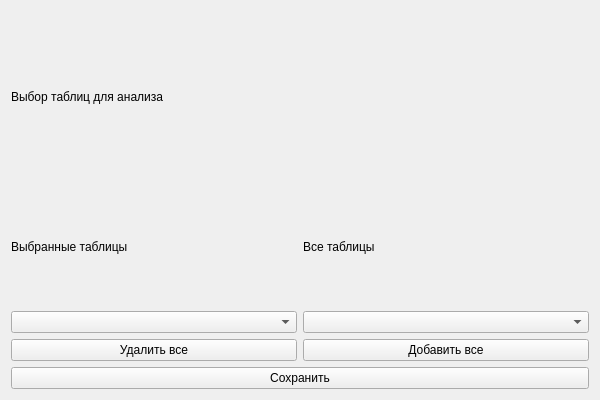
<?xml version="1.0" encoding="UTF-8"?>
<ui version="4.0">
 <class>Form</class>
 <widget class="QWidget" name="Form">
  <property name="geometry">
   <rect>
    <x>0</x>
    <y>0</y>
    <width>600</width>
    <height>400</height>
   </rect>
  </property>
  <property name="windowTitle">
   <string>Form</string>
  </property>
  <layout class="QHBoxLayout" name="horizontalLayout_2">
   <item>
    <layout class="QVBoxLayout" name="verticalLayout">
     <item>
      <widget class="QLabel" name="label">
       <property name="text">
        <string>Выбор таблиц для анализа</string>
       </property>
      </widget>
     </item>
     <item>
      <layout class="QHBoxLayout" name="horizontalLayout">
       <item>
        <layout class="QVBoxLayout" name="verticalLayout_2">
         <item>
          <widget class="QLabel" name="label_2">
           <property name="text">
            <string>Выбранные таблицы</string>
           </property>
          </widget>
         </item>
         <item>
          <widget class="QComboBox" name="comboBox"/>
         </item>
         <item>
          <widget class="QPushButton" name="pushButton">
           <property name="text">
            <string>Удалить все</string>
           </property>
          </widget>
         </item>
        </layout>
       </item>
       <item>
        <layout class="QVBoxLayout" name="verticalLayout_3">
         <item>
          <widget class="QLabel" name="label_3">
           <property name="text">
            <string>Все таблицы</string>
           </property>
          </widget>
         </item>
         <item>
          <widget class="QComboBox" name="comboBox_2"/>
         </item>
         <item>
          <widget class="QPushButton" name="pushButton_2">
           <property name="text">
            <string>Добавить все</string>
           </property>
          </widget>
         </item>
        </layout>
       </item>
      </layout>
     </item>
     <item>
      <widget class="QPushButton" name="pushButton_3">
       <property name="text">
        <string>Сохранить</string>
       </property>
      </widget>
     </item>
    </layout>
   </item>
  </layout>
 </widget>
 <resources/>
 <connections/>
</ui>
